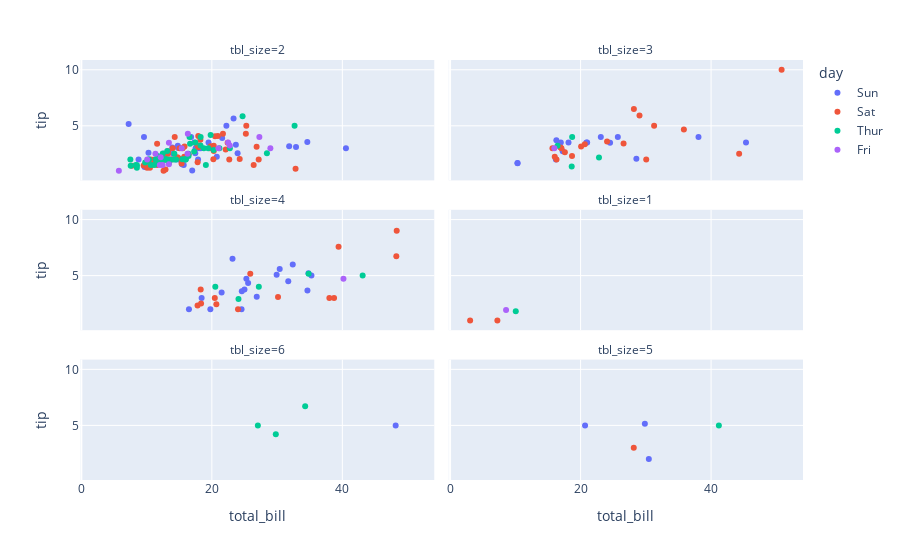

The notebook cell saved with this chart:
### Markdown cell above
Further work

### Code cell
scatterplot = px.scatter(
    data_frame=tips,
    x='total_bill',
    y='tip',

    #size="tip",  #Different scatter ball sizes 
    # size_max=13,  # Maximum size
    # symbol="smoker",  #Different symbol based on different categorical values
    # symbol_sequence=[3, 'square-open'],  # Assign different symbol to different category
    # symbol_map= {'No':"square-open", "Yes":3},  ## Assign different symbol to different category explicitely
    color="day",  # Further categorization based on colors,
    # opacity=0.5,
    # # color_discrete_sequence=["red", "yellow", "blue", "black"], # explicitely assign colors
    # # color_discrete_map=["red", "yellow", "blue", "black"],
    # text="tbl_size",
    # hover_name="time",

    facet_col="tbl_size",
    facet_col_wrap=2
)
pio.show(scatterplot)

### Figure 1 — Plotly figure (JSON) as saved in the notebook; plotly's stock layout.template omitted (floating-point values rounded to 4 significant figures)
{"data": [{"hovertemplate": "day=Sun<br>tbl_size=2<br>total_bill=%{x}<br>tip=%{y}<extra></extra>", "legendgroup": "Sun", "marker": {"color": "#636efa", "symbol": "circle"}, "mode": "markers", "name": "Sun", "orientation": "v", "showlegend": true, "type": "scatter", "x": [16.99, 23.68, 8.77, 15.04, 14.78, 10.27, 15.42, 14.83, 21.58, 17.46, 13.94, 9.68, 18.29, 22.23, 18.04, 12.54, 10.29, 9.94, 19.49, 23.95, 17.31, 14.07, 13.13, 13.39, 12.66, 13.81, 17.51, 20.76, 7.25, 31.85, 16.82, 32.9, 17.89, 14.48, 9.6, 34.63, 23.33, 40.55, 15.69], "xaxis": "x5", "y": [1.01, 3.31, 2, 1.96, 3.23, 1.71, 1.57, 3.02, 3.92, 2.54, 3.06, 1.32, 3, 5, 3, 2.5, 2.6, 1.56, 3.51, 2.55, 3.5, 2.5, 2, 2.61, 2.5, 2, 3, 2.24, 5.15, 3.18, 4, 3.11, 2, 2, 4, 3.55, 5.65, 3, 1.5], "yaxis": "y5"}, {"hovertemplate": "day=Sun<br>tbl_size=3<br>total_bill=%{x}<br>tip=%{y}<extra></extra>", "legendgroup": "Sun", "marker": {"color": "#636efa", "symbol": "circle"}, "mode": "markers", "name": "Sun", "orientation": "v", "showlegend": false, "type": "scatter", "x": [10.34, 21.01, 10.33, 16.29, 16.97, 28.55, 38.07, 25.71, 17.26, 16.21, 24.52, 45.35, 20.9, 18.15, 23.1], "xaxis": "x6", "y": [1.66, 3.5, 1.67, 3.71, 3.5, 2.05, 4, 4, 2.74, 2, 3.48, 3.5, 3.5, 3.5, 4], "yaxis": "y6"}, {"hovertemplate": "day=Sun<br>tbl_size=4<br>total_bill=%{x}<br>tip=%{y}<extra></extra>", "legendgroup": "Sun", "marker": {"color": "#636efa", "symbol": "circle"}, "mode": "markers", "name": "Sun", "orientation": "v", "showlegend": false, "type": "scatter", "x": [24.59, 25.29, 26.88, 35.26, 18.43, 30.4, 32.4, 34.81, 25.56, 29.93, 24.55, 19.77, 25, 16.49, 21.5, 31.71, 34.65, 23.17], "xaxis": "x3", "y": [3.61, 4.71, 3.12, 5, 3, 5.6, 6, 5.2, 4.34, 5.07, 2, 2, 3.75, 2, 3.5, 4.5, 3.68, 6.5], "yaxis": "y3"}, {"hovertemplate": "day=Sun<br>tbl_size=6<br>total_bill=%{x}<br>tip=%{y}<extra></extra>", "legendgroup": "Sun", "marker": {"color": "#636efa", "symbol": "circle"}, "mode": "markers", "name": "Sun", "orientation": "v", "showlegend": false, "type": "scatter", "x": [48.17], "xaxis": "x", "y": [5], "yaxis": "y"}, {"hovertemplate": "day=Sun<br>tbl_size=5<br>total_bill=%{x}<br>tip=%{y}<extra></extra>", "legendgroup": "Sun", "marker": {"color": "#636efa", "symbol": "circle"}, "mode": "markers", "name": "Sun", "orientation": "v", "showlegend": false, "type": "scatter", "x": [29.85, 20.69, 30.46], "xaxis": "x2", "y": [5.14, 5, 2], "yaxis": "y2"}, {"hovertemplate": "day=Sat<br>tbl_size=2<br>total_bill=%{x}<br>tip=%{y}<extra></extra>", "legendgroup": "Sat", "marker": {"color": "#EF553B", "symbol": "circle"}, "mode": "markers", "name": "Sat", "orientation": "v", "showlegend": true, "type": "scatter", "x": [17.92, 20.29, 15.77, 19.82, 13.37, 12.69, 21.7, 19.65, 9.55, 15.06, 17.78, 26.41, 11.24, 20.29, 13.81, 11.02, 16.45, 20.23, 15.01, 12.02, 26.86, 25.28, 14.73, 10.51, 17.92, 22.42, 20.92, 15.36, 20.49, 25.21, 18.24, 14.31, 14, 10.59, 10.63, 15.81, 24.27, 12.76, 13.27, 12.9, 11.59, 7.74, 13.28, 22.12, 11.61, 10.77, 15.53, 10.07, 12.6, 32.83, 27.18, 22.67, 17.82], "xaxis": "x5", "y": [4.08, 2.75, 2.23, 3.18, 2, 2, 4.3, 3, 1.45, 3, 3.27, 1.5, 1.76, 3.21, 2, 1.98, 2.47, 2.01, 2.09, 1.97, 3.14, 5, 2.2, 1.25, 3.08, 3.48, 4.08, 1.64, 4.06, 4.29, 3.76, 4, 3, 1.61, 2, 3.16, 2.03, 2.23, 2.5, 1.1, 1.5, 1.44, 2.72, 2.88, 3.39, 1.47, 3, 1.25, 1, 1.17, 2, 2, 1.75], "yaxis": "y5"}, {"hovertemplate": "day=Sat<br>tbl_size=3<br>total_bill=%{x}<br>tip=%{y}<extra></extra>", "legendgroup": "Sat", "marker": {"color": "#EF553B", "symbol": "circle"}, "mode": "markers", "name": "Sat", "orientation": "v", "showlegend": false, "type": "scatter", "x": [20.65, 24.06, 16.31, 16.93, 18.69, 31.27, 16.04, 17.59, 20.08, 17.07, 44.3, 50.81, 26.59, 30.06, 28.17, 15.69, 35.83, 29.03], "xaxis": "x6", "y": [3.35, 3.6, 2, 3.07, 2.31, 5, 2.24, 2.64, 3.15, 3, 2.5, 10, 3.41, 2, 6.5, 3, 4.67, 5.92], "yaxis": "y6"}, {"hovertemplate": "day=Sat<br>tbl_size=4<br>total_bill=%{x}<br>tip=%{y}<extra></extra>", "legendgroup": "Sat", "marker": {"color": "#EF553B", "symbol": "circle"}, "mode": "markers", "name": "Sat", "orientation": "v", "showlegend": false, "type": "scatter", "x": [39.42, 17.81, 18.35, 20.69, 38.01, 48.27, 18.29, 38.73, 25.89, 48.33, 30.14, 20.45, 24.01], "xaxis": "x3", "y": [7.58, 2.34, 2.5, 2.45, 3, 6.73, 3.76, 3, 5.16, 9, 3.09, 3, 2], "yaxis": "y3"}, {"hovertemplate": "day=Sat<br>tbl_size=1<br>total_bill=%{x}<br>tip=%{y}<extra></extra>", "legendgroup": "Sat", "marker": {"color": "#EF553B", "symbol": "circle"}, "mode": "markers", "name": "Sat", "orientation": "v", "showlegend": false, "type": "scatter", "x": [3.07, 7.25], "xaxis": "x4", "y": [1, 1], "yaxis": "y4"}, {"hovertemplate": "day=Sat<br>tbl_size=5<br>total_bill=%{x}<br>tip=%{y}<extra></extra>", "legendgroup": "Sat", "marker": {"color": "#EF553B", "symbol": "circle"}, "mode": "markers", "name": "Sat", "orientation": "v", "showlegend": false, "type": "scatter", "x": [28.15], "xaxis": "x2", "y": [3], "yaxis": "y2"}, {"hovertemplate": "day=Thur<br>tbl_size=2<br>total_bill=%{x}<br>tip=%{y}<extra></extra>", "legendgroup": "Thur", "marker": {"color": "#00cc96", "symbol": "circle"}, "mode": "markers", "name": "Thur", "orientation": "v", "showlegend": true, "type": "scatter", "x": [22.76, 17.29, 19.44, 16.66, 32.68, 15.98, 13.03, 18.28, 24.71, 21.16, 10.65, 12.43, 11.69, 13.42, 14.26, 15.95, 12.48, 8.52, 14.52, 11.38, 19.08, 20.27, 11.17, 12.26, 18.26, 8.51, 10.33, 14.15, 16, 13.16, 17.47, 16.43, 8.35, 11.87, 9.78, 7.51, 19.81, 28.44, 15.48, 16.58, 7.56, 10.34, 13, 13.51, 12.74, 13, 16.4, 18.78], "xaxis": "x5", "y": [3, 2.71, 3, 3.4, 5, 2.03, 2, 4, 5.85, 3, 1.5, 1.8, 2.31, 1.68, 2.5, 2, 2.52, 1.48, 2, 2, 1.5, 2.83, 1.5, 2, 3.25, 1.25, 2, 2, 2, 2.75, 3.5, 2.3, 1.5, 1.63, 1.73, 2, 4.19, 2.56, 2.02, 4, 1.44, 2, 2, 2, 2.01, 2, 2.5, 3], "yaxis": "y5"}, {"hovertemplate": "day=Thur<br>tbl_size=3<br>total_bill=%{x}<br>tip=%{y}<extra></extra>", "legendgroup": "Thur", "marker": {"color": "#00cc96", "symbol": "circle"}, "mode": "markers", "name": "Thur", "orientation": "v", "showlegend": false, "type": "scatter", "x": [22.82, 18.64, 18.71, 16.47], "xaxis": "x6", "y": [2.18, 1.36, 4, 3.23], "yaxis": "y6"}, {"hovertemplate": "day=Thur<br>tbl_size=4<br>total_bill=%{x}<br>tip=%{y}<extra></extra>", "legendgroup": "Thur", "marker": {"color": "#00cc96", "symbol": "circle"}, "mode": "markers", "name": "Thur", "orientation": "v", "showlegend": false, "type": "scatter", "x": [27.2, 34.83, 24.08, 43.11, 20.53], "xaxis": "x3", "y": [4, 5.17, 2.92, 5, 4], "yaxis": "y3"}, {"hovertemplate": "day=Thur<br>tbl_size=1<br>total_bill=%{x}<br>tip=%{y}<extra></extra>", "legendgroup": "Thur", "marker": {"color": "#00cc96", "symbol": "circle"}, "mode": "markers", "name": "Thur", "orientation": "v", "showlegend": false, "type": "scatter", "x": [10.07], "xaxis": "x4", "y": [1.83], "yaxis": "y4"}, {"hovertemplate": "day=Thur<br>tbl_size=6<br>total_bill=%{x}<br>tip=%{y}<extra></extra>", "legendgroup": "Thur", "marker": {"color": "#00cc96", "symbol": "circle"}, "mode": "markers", "name": "Thur", "orientation": "v", "showlegend": false, "type": "scatter", "x": [29.8, 34.3, 27.05], "xaxis": "x", "y": [4.2, 6.7, 5], "yaxis": "y"}, {"hovertemplate": "day=Thur<br>tbl_size=5<br>total_bill=%{x}<br>tip=%{y}<extra></extra>", "legendgroup": "Thur", "marker": {"color": "#00cc96", "symbol": "circle"}, "mode": "markers", "name": "Thur", "orientation": "v", "showlegend": false, "type": "scatter", "x": [41.19], "xaxis": "x2", "y": [5], "yaxis": "y2"}, {"hovertemplate": "day=Fri<br>tbl_size=2<br>total_bill=%{x}<br>tip=%{y}<extra></extra>", "legendgroup": "Fri", "marker": {"color": "#ab63fa", "symbol": "circle"}, "mode": "markers", "name": "Fri", "orientation": "v", "showlegend": true, "type": "scatter", "x": [28.97, 22.49, 5.75, 16.32, 22.75, 27.28, 12.03, 21.01, 12.46, 11.35, 15.38, 12.16, 13.42, 13.42, 16.27, 10.09], "xaxis": "x5", "y": [3, 3.5, 1, 4.3, 3.25, 4, 1.5, 3, 1.5, 2.5, 3, 2.2, 3.48, 1.58, 2.5, 2], "yaxis": "y5"}, {"hovertemplate": "day=Fri<br>tbl_size=3<br>total_bill=%{x}<br>tip=%{y}<extra></extra>", "legendgroup": "Fri", "marker": {"color": "#ab63fa", "symbol": "circle"}, "mode": "markers", "name": "Fri", "orientation": "v", "showlegend": false, "type": "scatter", "x": [15.98], "xaxis": "x6", "y": [3], "yaxis": "y6"}, {"hovertemplate": "day=Fri<br>tbl_size=4<br>total_bill=%{x}<br>tip=%{y}<extra></extra>", "legendgroup": "Fri", "marker": {"color": "#ab63fa", "symbol": "circle"}, "mode": "markers", "name": "Fri", "orientation": "v", "showlegend": false, "type": "scatter", "x": [40.17], "xaxis": "x3", "y": [4.73], "yaxis": "y3"}, {"hovertemplate": "day=Fri<br>tbl_size=1<br>total_bill=%{x}<br>tip=%{y}<extra></extra>", "legendgroup": "Fri", "marker": {"color": "#ab63fa", "symbol": "circle"}, "mode": "markers", "name": "Fri", "orientation": "v", "showlegend": false, "type": "scatter", "x": [8.58], "xaxis": "x4", "y": [1.92], "yaxis": "y4"}], "layout": {"annotations": [{"font": {}, "showarrow": false, "text": "tbl_size=6", "x": 0.245, "xanchor": "center", "xref": "paper", "y": 0.2867, "yanchor": "bottom", "yref": "paper"}, {"font": {}, "showarrow": false, "text": "tbl_size=5", "x": 0.755, "xanchor": "center", "xref": "paper", "y": 0.2867, "yanchor": "bottom", "yref": "paper"}, {"font": {}, "showarrow": false, "text": "tbl_size=4", "x": 0.245, "xanchor": "center", "xref": "paper", "y": 0.6433, "yanchor": "bottom", "yref": "paper"}, {"font": {}, "showarrow": false, "text": "tbl_size=1", "x": 0.755, "xanchor": "center", "xref": "paper", "y": 0.6433, "yanchor": "bottom", "yref": "paper"}, {"font": {}, "showarrow": false, "text": "tbl_size=2", "x": 0.245, "xanchor": "center", "xref": "paper", "y": 1.0, "yanchor": "bottom", "yref": "paper"}, {"font": {}, "showarrow": false, "text": "tbl_size=3", "x": 0.755, "xanchor": "center", "xref": "paper", "y": 1.0, "yanchor": "bottom", "yref": "paper"}], "legend": {"title": {"text": "day"}, "tracegroupgap": 0}, "margin": {"t": 60}, "xaxis": {"anchor": "y", "domain": [0, 0.49], "title": {"text": "total_bill"}}, "xaxis2": {"anchor": "y2", "domain": [0.51, 1], "matches": "x", "title": {"text": "total_bill"}}, "xaxis3": {"anchor": "y3", "domain": [0, 0.49], "matches": "x", "showticklabels": false}, "xaxis4": {"anchor": "y4", "domain": [0.51, 1], "matches": "x", "showticklabels": false}, "xaxis5": {"anchor": "y5", "domain": [0, 0.49], "matches": "x", "showticklabels": false}, "xaxis6": {"anchor": "y6", "domain": [0.51, 1], "matches": "x", "showticklabels": false}, "yaxis": {"anchor": "x", "domain": [0, 0.2867], "title": {"text": "tip"}}, "yaxis2": {"anchor": "x2", "domain": [0, 0.2867], "matches": "y", "showticklabels": false}, "yaxis3": {"anchor": "x3", "domain": [0.3567, 0.6433], "matches": "y", "title": {"text": "tip"}}, "yaxis4": {"anchor": "x4", "domain": [0.3567, 0.6433], "matches": "y", "showticklabels": false}, "yaxis5": {"anchor": "x5", "domain": [0.7133, 1.0], "matches": "y", "title": {"text": "tip"}}, "yaxis6": {"anchor": "x6", "domain": [0.7133, 1.0], "matches": "y", "showticklabels": false}}}
